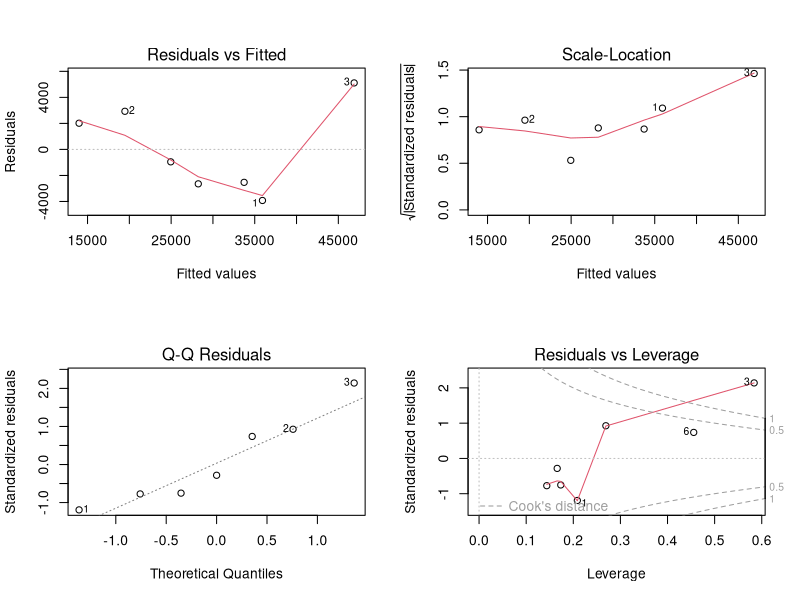

Write the R code that produced this figure.
# set the working directory (where the files are, so no paths are needed when loading/saving data)
# change this to your directory
# if you've already set it, no need to set it again
setwd('E:teaching/2015_acg5075_r/introR')

# read csv file with columns: month,orders,costs
# if already loaded, no need to load it again
myData = read.csv("chapter14/dataset.csv") 

# regression
# dependent variable costs, independent variable orders
fit <- lm(costs ~ orders, data=myData)
summary(fit)

# Other useful functions 
coefficients(fit) # model coefficients
confint(fit, level=0.95) # CIs for model parameters 
fitted(fit) # predicted values
residuals(fit) # residuals
anova(fit) # anova table 
vcov(fit) # covariance matrix for model parameters 
influence(fit) # regression diagnostics

#diagnostics
layout(matrix(c(1,2,3,4),2,2))
plot(fit)